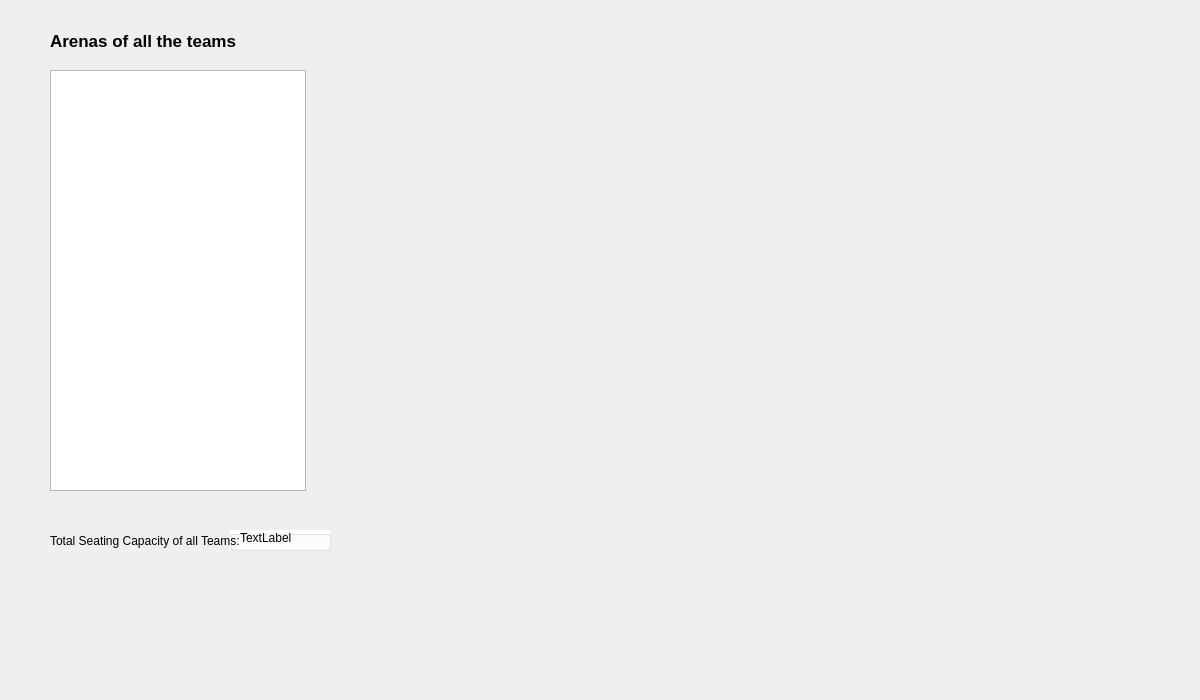
<?xml version="1.0" encoding="UTF-8"?>
<ui version="4.0">
 <class>arenas</class>
 <widget class="QWidget" name="arenas">
  <property name="geometry">
   <rect>
    <x>0</x>
    <y>0</y>
    <width>1200</width>
    <height>700</height>
   </rect>
  </property>
  <property name="windowTitle">
   <string>Form</string>
  </property>
  <widget class="QTableView" name="arenaTable">
   <property name="geometry">
    <rect>
     <x>50</x>
     <y>70</y>
     <width>256</width>
     <height>421</height>
    </rect>
   </property>
  </widget>
  <widget class="QLabel" name="graphPic">
   <property name="geometry">
    <rect>
     <x>580</x>
     <y>60</y>
     <width>561</width>
     <height>491</height>
    </rect>
   </property>
   <property name="text">
    <string/>
   </property>
  </widget>
  <widget class="QLabel" name="label">
   <property name="geometry">
    <rect>
     <x>50</x>
     <y>20</y>
     <width>331</width>
     <height>41</height>
    </rect>
   </property>
   <property name="font">
    <font>
     <pointsize>13</pointsize>
     <weight>75</weight>
     <bold>true</bold>
     <kerning>true</kerning>
    </font>
   </property>
   <property name="text">
    <string>Arenas of all the teams</string>
   </property>
   <property name="textFormat">
    <enum>Qt::PlainText</enum>
   </property>
  </widget>
  <widget class="QGroupBox" name="groupBox">
   <property name="geometry">
    <rect>
     <x>230</x>
     <y>530</y>
     <width>101</width>
     <height>21</height>
    </rect>
   </property>
   <property name="styleSheet">
    <string notr="true">background-color: rgb(255, 255, 255);</string>
   </property>
   <property name="title">
    <string/>
   </property>
   <widget class="QLabel" name="totalSeatingValue">
    <property name="geometry">
     <rect>
      <x>10</x>
      <y>0</y>
      <width>201</width>
      <height>16</height>
     </rect>
    </property>
    <property name="styleSheet">
     <string notr="true">background-color: rgba(255, 255, 255, 0);</string>
    </property>
    <property name="text">
     <string>TextLabel</string>
    </property>
   </widget>
  </widget>
  <widget class="QLabel" name="totalSeating">
   <property name="geometry">
    <rect>
     <x>50</x>
     <y>510</y>
     <width>211</width>
     <height>61</height>
    </rect>
   </property>
   <property name="text">
    <string>Total Seating Capacity of all Teams:</string>
   </property>
  </widget>
 </widget>
 <resources/>
 <connections/>
</ui>
